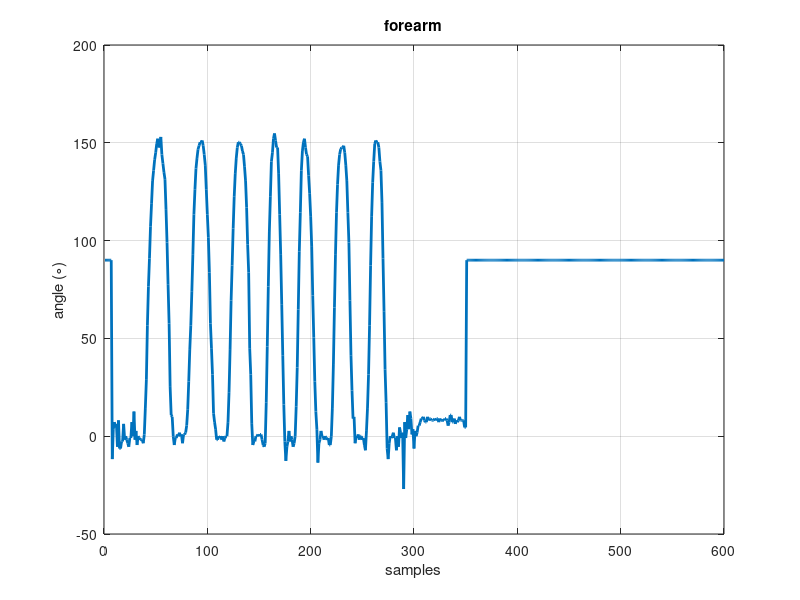
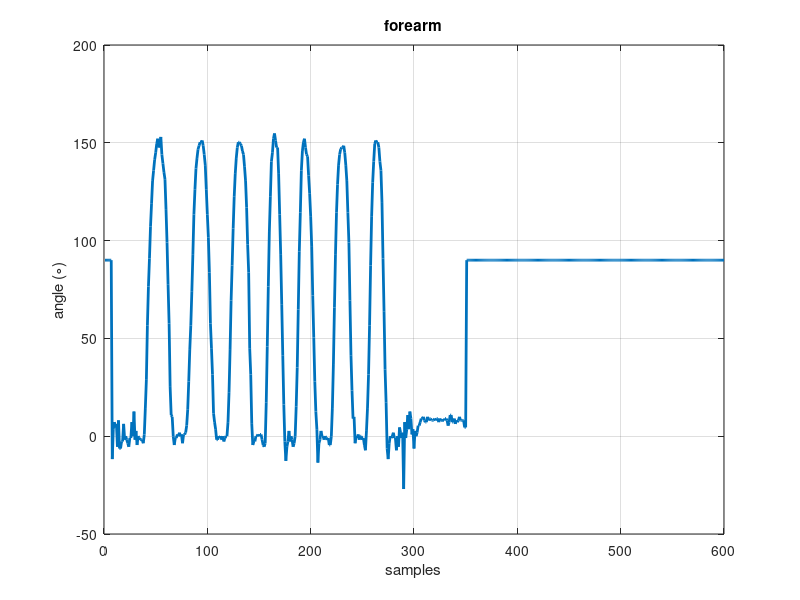

Source code (MATLAB) for these figures, in order:
load dataPengukuran.mat;
Y_Rad = (-90) * (data(:,2) - 1)*(pi/180);
Y_Deg = rad2deg(Y_Rad);
plot(Y_Deg, 'linewidth', 2);
xlabel('samples');
ylabel('angle (\circ)');
title('forearm');
grid on;
print('forearm_data','-depsc')
print('forearm_data','-dpng')